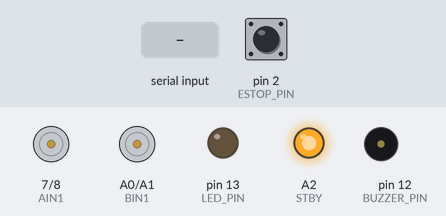
This sketch was run on a simulated Arduino Uno, built with avr-gcc and run on an emulated ATmega328P. Shown: motor-driver pin pairs drawn as motors (green arrow = first pin HIGH = forward, orange = second pin HIGH = backward, longer = more drive, scaled by the enable pin, stopped while the standby pin is LOW), output pins drawn as LEDs (lit = HIGH), buzzer (waves = sounding, pin HIGH). The inputs (shaded band) are chosen by the test bench; at power-on: pin 2 (ESTOP_PIN) HIGH. What the sketch prints to the serial monitor is not drawn.

Above: at 1.7 s.
1.8 s: pin 2 (ESTOP_PIN) pulled LOW for 0.15 s
At 1.87 s:
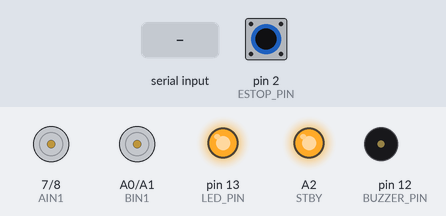
3.4 s: "FWD\n" received over Serial
At 4.1 s:
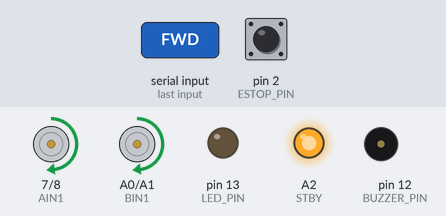
4.9 s: "BACK\n" received over Serial
At 5.3 s:
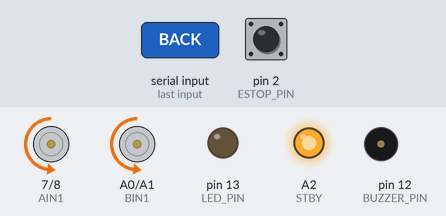
6.4 s: "LEFT\n" received over Serial
At 7.6 s:
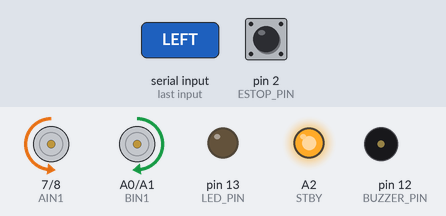
7.9 s: "RIGHT\n" received over Serial
At 8.8 s:
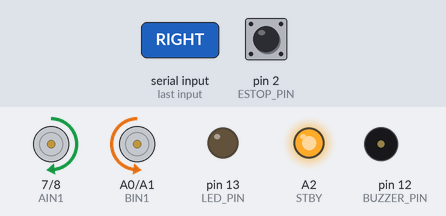
9.4 s: "BEEP\n" received over Serial
At 9.46 s:
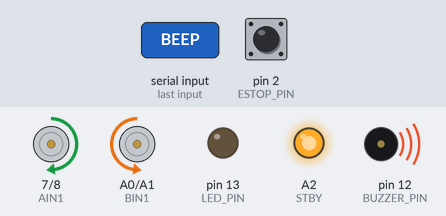
Timing chart, 0 to 12.0 s (numbered marks = the images above; inputs shaded):
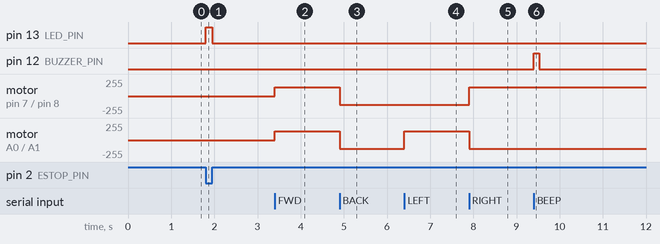

The sketch:

16_command_firmware.ino
```cpp
/*
============================================================
Program 16 — Robot Listens (Serial Command Firmware)
Course: Build Your First AI Robot
Week 5: Teach Your Robot to See (AI Bridge)
============================================================

PURPOSE
  Give the robot a simple language.
  Python (next programs) will speak this language to drive the body.

LEARNING OBJECTIVE
  After this program, you should understand that:
  - Serial text commands can control motors
  - the Arduino parses a line and calls motion helpers
  - E-STOP still blocks motion even if a command says FWD

KEY CONCEPT
  Text command line → robot action

WHAT CHANGED FROM THE PREVIOUS PROGRAM
  Week 4 decided motion inside Arduino from sensors.
  Program 16 lets an EXTERNAL brain (laptop) request motion.

WHAT THE ROBOT DOES NOW
  Waits for commands like FWD / STOP / LEFT over USB Serial.

HARDWARE
  - Motors + E-STOP (Week 3)
  - USB to laptop
  - Optional buzzer pin 12

HOW TO RUN
  1. Upload this sketch
  2. Open Serial Monitor at 9600
  3. Set line ending to "Newline" (IMPORTANT)
  4. Type: FWD   then Enter
  5. Type: STOP  then Enter
  6. Try LEFT, RIGHT, BACK, SPEED:100, BEEP
  7. Close Serial Monitor before Program 17 Python

CONTROLS (type in Serial Monitor)
  FWD BACK LEFT RIGHT STOP
  SPEED:120
  BEEP LED_ON LED_OFF
============================================================
*/

const int PWMA = 3;
const int AIN1 = 7;
const int AIN2 = 8;
const int PWMB = 11;
const int BIN1 = A0;
const int BIN2 = A1;
const int STBY = A2;
const int ESTOP_PIN = 2;
const int BUZZER_PIN = 12;
const int LED_PIN = 13;
const int BAUD_RATE = 9600;

const int MAX_SPEED = 180;
int driveSpeed = 130;

void setup() {
  pinMode(PWMA, OUTPUT);
  pinMode(AIN1, OUTPUT);
  pinMode(AIN2, OUTPUT);
  pinMode(PWMB, OUTPUT);
  pinMode(BIN1, OUTPUT);
  pinMode(BIN2, OUTPUT);
  pinMode(STBY, OUTPUT);
  pinMode(ESTOP_PIN, INPUT_PULLUP);
  pinMode(BUZZER_PIN, OUTPUT);
  pinMode(LED_PIN, OUTPUT);

  digitalWrite(STBY, HIGH);
  stopMotors();

  Serial.begin(BAUD_RATE);
  delay(500);
  Serial.println("READY");
  Serial.println("Program 16 — Command Firmware");
  Serial.println("Commands: FWD BACK LEFT RIGHT STOP SPEED:120 BEEP");
}

void loop() {
  // Always honor E-STOP
  if (isEStopPressed()) {
    stopMotors();
    digitalWrite(LED_PIN, HIGH);
    // Avoid flooding Serial — print occasionally
    static unsigned long lastMsg = 0;
    if (millis() - lastMsg > 500) {
      Serial.println("ESTOP:1");
      lastMsg = millis();
    }
    return;
  }
  digitalWrite(LED_PIN, LOW);

  // Read one full command line if available
  if (Serial.available() > 0) {
    String command = Serial.readStringUntil('\n');
    command.trim();
    command.toUpperCase();

    if (command.length() == 0) {
      return;
    }

    handleCommand(command);
  }
}

void handleCommand(String command) {
  if (command == "FWD") {
    forward(driveSpeed);
    Serial.println("OK FWD");
  } else if (command == "BACK") {
    drive(driveSpeed, false, false);
    Serial.println("OK BACK");
  } else if (command == "LEFT") {
    drive(driveSpeed, false, true);
    Serial.println("OK LEFT");
  } else if (command == "RIGHT") {
    drive(driveSpeed, true, false);
    Serial.println("OK RIGHT");
  } else if (command == "STOP") {
    stopMotors();
    Serial.println("OK STOP");
  } else if (command == "BEEP") {
    beep(120);
    Serial.println("OK BEEP");
  } else if (command == "LED_ON") {
    digitalWrite(LED_PIN, HIGH);
    Serial.println("OK LED_ON");
  } else if (command == "LED_OFF") {
    digitalWrite(LED_PIN, LOW);
    Serial.println("OK LED_OFF");
  } else if (command.startsWith("SPEED:")) {
    int value = command.substring(6).toInt();
    if (value < 0) value = 0;
    if (value > MAX_SPEED) value = MAX_SPEED;
    driveSpeed = value;
    Serial.print("OK SPEED:");
    Serial.println(driveSpeed);
  } else {
    Serial.print("ERR UNKNOWN ");
    Serial.println(command);
  }
}

bool isEStopPressed() {
  return digitalRead(ESTOP_PIN) == LOW;
}

void drive(int speed, bool leftForward, bool rightForward) {
  setLeft(speed, leftForward);
  setRight(speed, rightForward);
}

void forward(int speed) {
  drive(speed, true, true);
}

void setLeft(int speed, bool goForward) {
  if (goForward) {
    digitalWrite(AIN1, HIGH);
    digitalWrite(AIN2, LOW);
  } else {
    digitalWrite(AIN1, LOW);
    digitalWrite(AIN2, HIGH);
  }
  analogWrite(PWMA, speed);
}

void setRight(int speed, bool goForward) {
  if (goForward) {
    digitalWrite(BIN1, HIGH);
    digitalWrite(BIN2, LOW);
  } else {
    digitalWrite(BIN1, LOW);
    digitalWrite(BIN2, HIGH);
  }
  analogWrite(PWMB, speed);
}

void stopMotors() {
  digitalWrite(AIN1, LOW);
  digitalWrite(AIN2, LOW);
  analogWrite(PWMA, 0);
  digitalWrite(BIN1, LOW);
  digitalWrite(BIN2, LOW);
  analogWrite(PWMB, 0);
}

void beep(int ms) {
  digitalWrite(BUZZER_PIN, HIGH);
  delay(ms);
  digitalWrite(BUZZER_PIN, LOW);
}

/*
============================================================
STUDENT CHALLENGE
 1. Add a SPIN command that turns longer conceptually
    (same as LEFT for now is OK — just parse the word).
 2. After OK FWD, also print the current driveSpeed.
 3. (Bonus) Auto-STOP if no new command arrives for 2 seconds
    (fail-safe for lost laptop link).

EXPECTED RESULT
  - Typing FWD starts motors (E-STOP released)
  - Typing STOP ends motion
  - Unknown words print ERR UNKNOWN ...
  - ESTOP:1 appears when the button is held

COMMON ERRORS
  - Commands do nothing
      → Serial Monitor line ending must include Newline.
  - Garbled text
      → Baud 9600 both sides.
  - FWD while E-STOP pressed
      → Motors stay off; release E-STOP.

INSTRUCTOR NOTE
  This firmware is the contract for Programs 17–20.
  Practice closing Serial Monitor — Python needs the port next.
============================================================
*/
```

Measured:
- after the input at 1.8 s, pin 13 (LED_PIN): LOW → HIGH at once, → LOW 0.15 s later
- after the input at 3.4 s, motor on pin 7 (AIN1) / pin 8 (AIN2), motor on A0 (BIN1) / A1 (BIN2): stopped → forward 130/255 at once
- after the input at 4.9 s, motor on pin 7 (AIN1) / pin 8 (AIN2), motor on A0 (BIN1) / A1 (BIN2): forward 130/255 → backward 130/255 at once
- after the input at 6.4 s, motor on A0 (BIN1) / A1 (BIN2): backward 130/255 → forward 130/255 at once
- after the input at 7.9 s, motor on pin 7 (AIN1) / pin 8 (AIN2): backward 130/255 → forward 130/255 at once; motor on A0 (BIN1) / A1 (BIN2): forward 130/255 → backward 130/255 at once
- after the input at 9.4 s, pin 12 (BUZZER_PIN): LOW → HIGH at once, → LOW 0.12 s later
